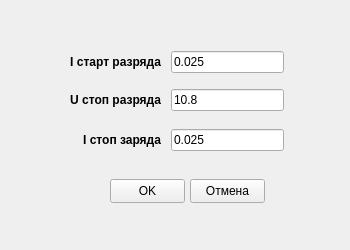
<?xml version="1.0" encoding="UTF-8"?>
<ui version="4.0">
 <class>SettingsChWindow</class>
 <widget class="QMainWindow" name="SettingsChWindow">
  <property name="windowModality">
   <enum>Qt::WindowModality::ApplicationModal</enum>
  </property>
  <property name="geometry">
   <rect>
    <x>0</x>
    <y>0</y>
    <width>350</width>
    <height>250</height>
   </rect>
  </property>
  <property name="minimumSize">
   <size>
    <width>350</width>
    <height>250</height>
   </size>
  </property>
  <property name="maximumSize">
   <size>
    <width>350</width>
    <height>250</height>
   </size>
  </property>
  <property name="windowTitle">
   <string>Настройки канала</string>
  </property>
  <property name="windowIcon">
   <iconset resource="res.qrc">
    <normaloff>:/ICO/Gear24.png</normaloff>:/ICO/Gear24.png</iconset>
  </property>
  <property name="channel" stdset="0">
   <number>-1</number>
  </property>
  <widget class="QWidget" name="centralwidget">
   <widget class="QPushButton" name="btn_OK">
    <property name="geometry">
     <rect>
      <x>110</x>
      <y>179</y>
      <width>75</width>
      <height>24</height>
     </rect>
    </property>
    <property name="text">
     <string>OK</string>
    </property>
   </widget>
   <widget class="QPushButton" name="btn_cancel">
    <property name="geometry">
     <rect>
      <x>190</x>
      <y>179</y>
      <width>75</width>
      <height>24</height>
     </rect>
    </property>
    <property name="text">
     <string>Отмена</string>
    </property>
   </widget>
   <widget class="QLineEdit" name="edit_IstartDischarge">
    <property name="geometry">
     <rect>
      <x>171</x>
      <y>51</y>
      <width>113</width>
      <height>22</height>
     </rect>
    </property>
    <property name="inputMask">
     <string>0.000</string>
    </property>
    <property name="text">
     <string>0.025</string>
    </property>
   </widget>
   <widget class="QLabel" name="lbl_001">
    <property name="geometry">
     <rect>
      <x>60</x>
      <y>52</y>
      <width>101</width>
      <height>20</height>
     </rect>
    </property>
    <property name="font">
     <font>
      <bold>true</bold>
     </font>
    </property>
    <property name="text">
     <string>I старт разряда</string>
    </property>
    <property name="alignment">
     <set>Qt::AlignmentFlag::AlignRight|Qt::AlignmentFlag::AlignTrailing|Qt::AlignmentFlag::AlignVCenter</set>
    </property>
   </widget>
   <widget class="QLineEdit" name="edit_UstopDischarge">
    <property name="geometry">
     <rect>
      <x>171</x>
      <y>89</y>
      <width>113</width>
      <height>22</height>
     </rect>
    </property>
    <property name="inputMask">
     <string>00.000</string>
    </property>
    <property name="text">
     <string>10.8</string>
    </property>
   </widget>
   <widget class="QLabel" name="lbl_002">
    <property name="geometry">
     <rect>
      <x>60</x>
      <y>90</y>
      <width>101</width>
      <height>20</height>
     </rect>
    </property>
    <property name="font">
     <font>
      <bold>true</bold>
     </font>
    </property>
    <property name="text">
     <string>U стоп разряда</string>
    </property>
    <property name="alignment">
     <set>Qt::AlignmentFlag::AlignRight|Qt::AlignmentFlag::AlignTrailing|Qt::AlignmentFlag::AlignVCenter</set>
    </property>
   </widget>
   <widget class="QLineEdit" name="edit_IstopCharge">
    <property name="geometry">
     <rect>
      <x>171</x>
      <y>129</y>
      <width>113</width>
      <height>22</height>
     </rect>
    </property>
    <property name="inputMask">
     <string notr="true">0.000</string>
    </property>
    <property name="text">
     <string>0.025</string>
    </property>
   </widget>
   <widget class="QLabel" name="lbl_003">
    <property name="geometry">
     <rect>
      <x>60</x>
      <y>130</y>
      <width>101</width>
      <height>20</height>
     </rect>
    </property>
    <property name="font">
     <font>
      <bold>true</bold>
     </font>
    </property>
    <property name="text">
     <string>I стоп заряда</string>
    </property>
    <property name="alignment">
     <set>Qt::AlignmentFlag::AlignRight|Qt::AlignmentFlag::AlignTrailing|Qt::AlignmentFlag::AlignVCenter</set>
    </property>
   </widget>
  </widget>
 </widget>
 <resources>
  <include location="res.qrc"/>
 </resources>
 <connections/>
</ui>
